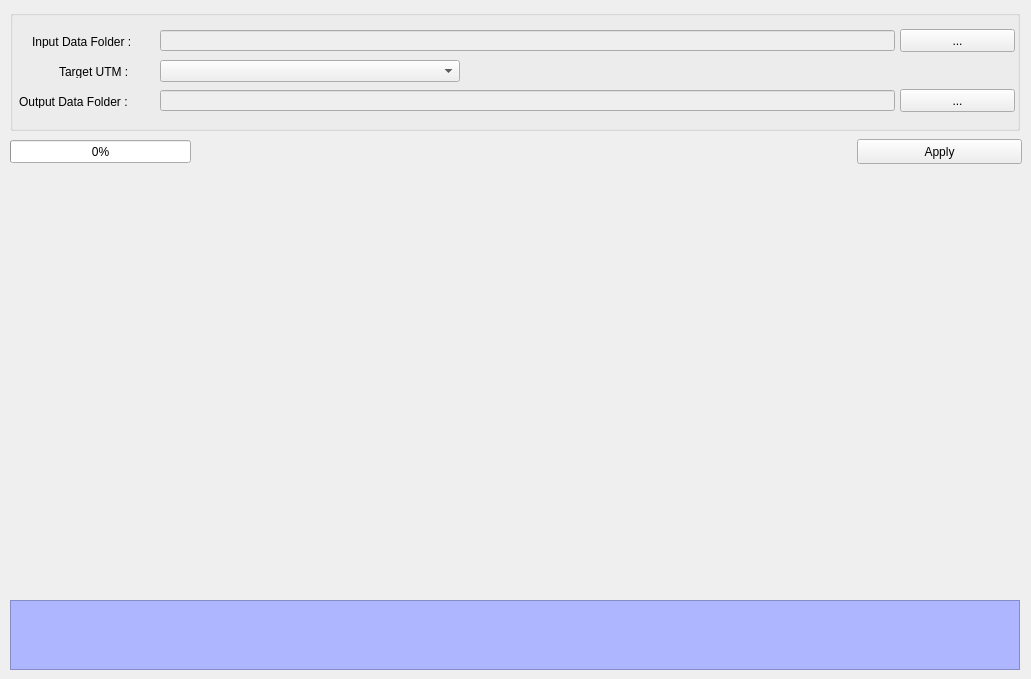
   <widget class="QWidget" name="tab_17">
    <attribute name="title">
     <string>UTM</string>
    </attribute>
    <widget class="QGroupBox" name="groupBox_19">
     <property name="geometry">
      <rect>
       <x>10</x>
       <y>10</y>
       <width>1010</width>
       <height>121</height>
      </rect>
     </property>
     <property name="title">
      <string/>
     </property>
     <widget class="QLabel" name="label_52">
      <property name="geometry">
       <rect>
        <x>9</x>
        <y>86</y>
        <width>146</width>
        <height>12</height>
       </rect>
      </property>
      <property name="text">
       <string>Output Data Folder : </string>
      </property>
     </widget>
     <widget class="QPushButton" name="btn_output_utm">
      <property name="geometry">
       <rect>
        <x>890</x>
        <y>79</y>
        <width>115</width>
        <height>23</height>
       </rect>
      </property>
      <property name="text">
       <string>...</string>
      </property>
     </widget>
     <widget class="QPushButton" name="btn_input_utm">
      <property name="geometry">
       <rect>
        <x>890</x>
        <y>19</y>
        <width>115</width>
        <height>23</height>
       </rect>
      </property>
      <property name="text">
       <string>...</string>
      </property>
     </widget>
     <widget class="QLabel" name="label_53">
      <property name="geometry">
       <rect>
        <x>22</x>
        <y>26</y>
        <width>136</width>
        <height>12</height>
       </rect>
      </property>
      <property name="text">
       <string>Input Data Folder :</string>
      </property>
     </widget>
     <widget class="QLineEdit" name="txt_input_utm">
      <property name="enabled">
       <bool>false</bool>
      </property>
      <property name="geometry">
       <rect>
        <x>150</x>
        <y>20</y>
        <width>735</width>
        <height>21</height>
       </rect>
      </property>
     </widget>
     <widget class="QLineEdit" name="txt_output_utm">
      <property name="enabled">
       <bool>false</bool>
      </property>
      <property name="geometry">
       <rect>
        <x>150</x>
        <y>80</y>
        <width>735</width>
        <height>21</height>
       </rect>
      </property>
     </widget>
     <widget class="QLabel" name="label_54">
      <property name="geometry">
       <rect>
        <x>49</x>
        <y>56</y>
        <width>96</width>
        <height>12</height>
       </rect>
      </property>
      <property name="text">
       <string>Target UTM : </string>
      </property>
     </widget>
     <widget class="QComboBox" name="cmb_utm_target">
      <property name="geometry">
       <rect>
        <x>150</x>
        <y>50</y>
        <width>300</width>
        <height>22</height>
       </rect>
      </property>
     </widget>
    </widget>
    <widget class="QTextEdit" name="txt_UTM_EX">
     <property name="enabled">
      <bool>false</bool>
     </property>
     <property name="geometry">
      <rect>
       <x>10</x>
       <y>600</y>
       <width>1010</width>
       <height>70</height>
      </rect>
     </property>
     <property name="styleSheet">
      <string notr="true">background-color: rgb(174, 182, 255);
font: 75 10pt &quot;MS Shell Dlg 2&quot;;</string>
     </property>
    </widget>
    <widget class="QPushButton" name="btn_apply_utm">
     <property name="geometry">
      <rect>
       <x>857</x>
       <y>139</y>
       <width>165</width>
       <height>25</height>
      </rect>
     </property>
     <property name="text">
      <string>Apply</string>
     </property>
    </widget>
    <widget class="QProgressBar" name="utm_progressBar">
     <property name="geometry">
      <rect>
       <x>10</x>
       <y>140</y>
       <width>181</width>
       <height>23</height>
      </rect>
     </property>
     <property name="value">
      <number>0</number>
     </property>
    </widget>
   </widget>
